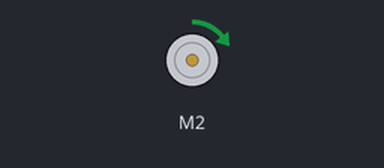
A sketch run on a simulated Arduino Uno, built with avr-gcc and run on an emulated ATmega328P. Shown: DC motor (green arrow = forward, orange = backward, longer = faster). What the sketch prints to the serial monitor is not drawn.

Above: at 0.05 s.
At 0.65 s:
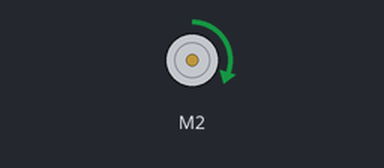
At 1.25 s:
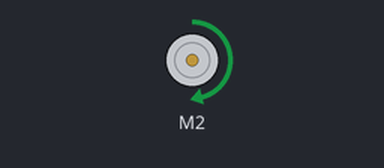
Timing chart, 0 to 3.0 s (numbered marks = the images above):
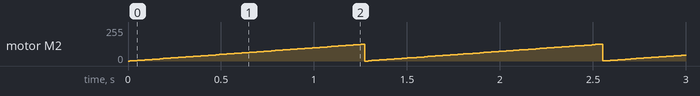

The sketch:

motoTest.ino
```cpp
// Includes
#if (ARDUINO >= 100)
  #include <Arduino.h>
#else
  #include <WProgram.h>
#endif

#include <math.h>
//#include <ros.h>
//#include <std_msgs/UInt16.h>
#include <AFMotor.h>


AF_DCMotor motor(2, MOTOR12_64KHZ);

void setup() {
  Serial.begin(9600);           // set up Serial library at 9600 bps
  Serial.println("Motor test!");

  // turn on motor
  motor.setSpeed(100);

  motor.run(RELEASE);
}

void loop() {
  uint8_t i;

  Serial.print("tick");

  motor.run(FORWARD);
  for (i=0; i<127; i++) {
    motor.setSpeed(i);
    delay(10);
  }

  motor.run(RELEASE);
}
```

Measured:
- by itself, motor M2: ramps from stopped to forward 126/255 and jumps back, once every 1.3 s
